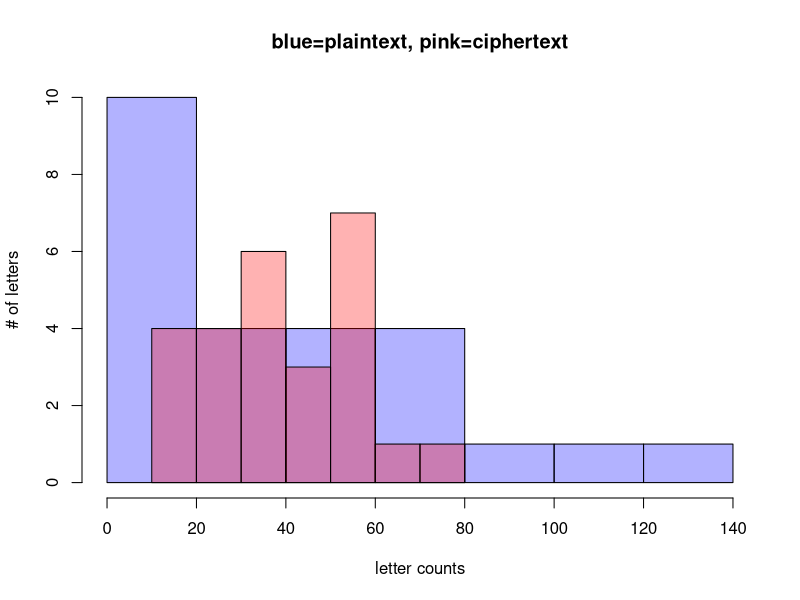
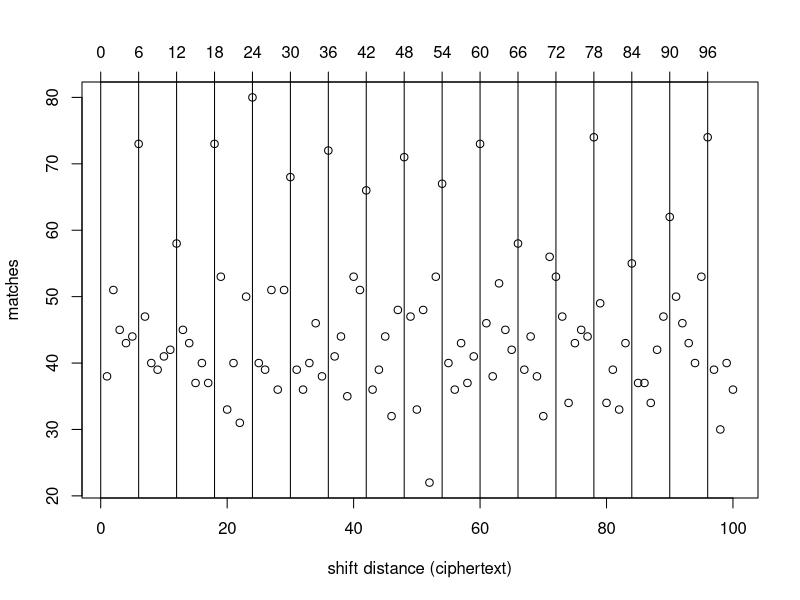
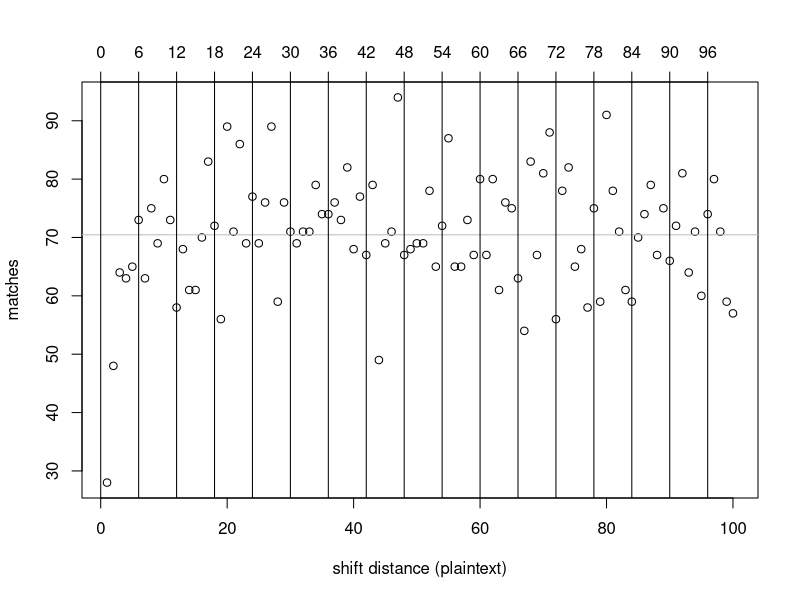
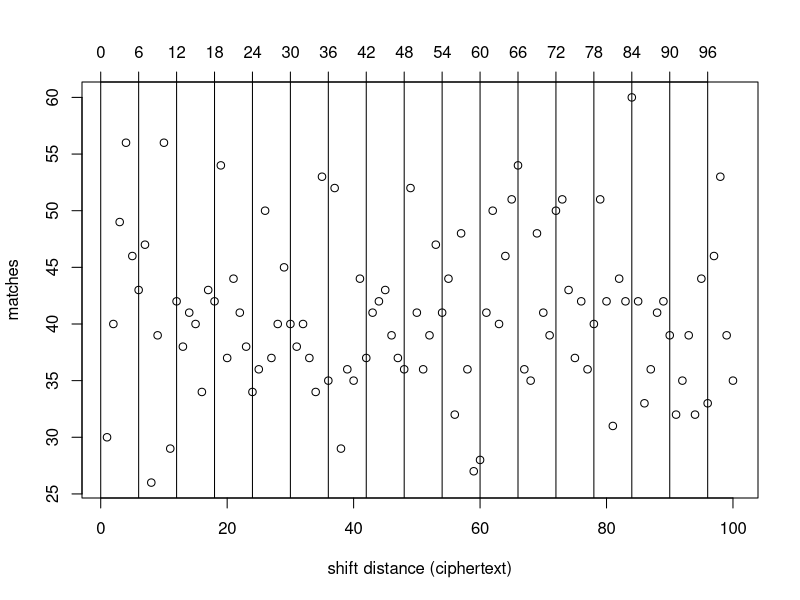

The R script that drew these images, in order:
## ---- chunk 1
knitr::opts_chunk$set(echo = TRUE)
knitr::opts_chunk$set(comment = NA)
options(width = 100)
library(gmp)
letterCounts <- function(txt)
{
  return(sort(table(unlist(strsplit(txt,""))),decreasing=TRUE))
}

digramTable <- function(txt)
  # returns a table with the numbers of digrams of each possible type
{
  l <- unlist(strsplit(txt,""))
  dgs <- data.frame(l,c(l[2:length(l)],NA))
  names(dgs) <- c("first","second")
  table(dgs)
}
## ---- chunk 2
stringToMod26 <- function(x) {utf8ToInt(x)-utf8ToInt("a")}
mod26ToString <- function(x) {intToUtf8(x+utf8ToInt("a"))}

vigenere <- function(txt, keyVector)
{
  pt <- stringToMod26(txt)
  suppressWarnings( 
    ct <- (pt + keyVector) %% 26
  )                               
  return(mod26ToString(ct))
}

vigenere("albuquerque", stringToMod26("walter"))
## ---- chunk 3
plaintext <- "howeverinthisextremedistresshewasnotdestituteofhisusualsagacitybuttrustinghimselftotheprovidenceofgodheputhislifeintohazardinthemannerfollowingandnowsaidhesinceitisresolvedamongyouthatyouwilldiecomeonletuscommitourmutualdeathstodeterminationbylothewhomthelotfallstofirstlethimbekilledbyhimthathaththesecondlotandthusfortuneshallmakeitsprogressthroughusallnorshallanyofusperishbyhisownrighthandforitwouldbeunfairifwhentherestaregonesomebodyshouldrepentandsavehimselfthisproposalappearedtothemtobeveryjustandwhenhehadprevailedwiththemtodeterminethismatterbylotshedrewoneofthelotsforhimselfalsohewhohadthefirstlotlaidhisneckbaretohimthathadthenextassupposingthatthegeneralwoulddieamongthemimmediatelyfortheythoughtdeathifjosephusmightbutdiewiththemwassweeterthanlifeyetwashewithanotherlefttothelastwhetherwemustsayithappenedsobychanceorwhetherbytheprovidenceofgodandashewasverydesirousneithertobecondemnedbythelotnorifhehadbeenlefttothelasttoimbruehisrighthandinthebloodofhiscountrymenhepersuadedhimtotrusthisfidelitytohimandtoliveaswellashimself"
keyAsVector <- stringToMod26("skyler")
ciphertext <- vigenere(plaintext, keyAsVector)
letterCounts(plaintext)
letterCounts(ciphertext)
## ---- chunk 4
p1 <- hist(letterCounts(plaintext), plot=FALSE)
p2 <- hist(letterCounts(ciphertext), plot=FALSE)
plot( p1, col=rgb(0,0,1,0.3), main="blue=plaintext, pink=ciphertext", 
      xlab="letter counts", ylab="# of letters")  # transparent blue 
plot( p2, col=rgb(1,0,0,0.3), add=TRUE)  # transparent red 
## ---- chunk 5
vigenere("aaaaaaaaaaaaaaaaaaaaaaaaaaaaaaaaaaaaaaaaaa", stringToMod26("skyler"))
## ---- chunk 6
vigenere("eeeeeeeeeeeeeeeeeeeeeeeeeeeeeeeeeeeeeeeeee", stringToMod26("skyler"))
## ---- chunk 7
vigenere("eeereeeweeeeeerefeeegeeeedeeeeqeeeveeeseem", stringToMod26("skyler"))
## ---- chunk 8
stringToMod26 <- function(x) {utf8ToInt(x)-utf8ToInt("a")}

shiftVec <- function(v, n) {
  v[(seq_along(v) - (n+1)) %% length(v) + 1]
}

stringToMod26("tucosalamanca")
shiftVec(stringToMod26("tucosalamanca"), 3)
## ---- chunk 9
ctv <- stringToMod26(ciphertext)
matches <- sapply(1:20, function(x){sum(ctv-shiftVec(ctv, x)==0)})
names(matches) <- 1:20
matches
## ---- chunk 10
ctv <- stringToMod26(ciphertext)
matches <- sapply(1:100, function(x){sum(ctv-shiftVec(ctv, x)==0)})
plot(matches, xlab="shift distance (ciphertext)")
axis(side=3, at=6*(0:16))
abline(v=6*(0:16))
## ---- chunk 11
ptv <- stringToMod26(plaintext)
matches <- sapply(1:20, function(x){sum(ptv-shiftVec(ptv, x)==0)})
names(matches) <- 1:20
matches
## ---- chunk 12
ptv <- stringToMod26(plaintext)
matches <- sapply(1:100, function(x){sum(ptv-shiftVec(ptv, x)==0)})
plot(matches, xlab="shift distance (plaintext)")
abline(h=mean(matches), col="gray")
axis(side=3, at=6*(0:16))
abline(v=6*(0:16))
## ---- chunk 13
nfPlaintext <- mod26ToString(sample(0:25, 1043, replace=TRUE)) # random ciphertext
nfCiphertext <- vigenere(nfPlaintext, keyAsVector)
ctv <- stringToMod26(nfCiphertext)
matches <- sapply(1:20, function(x){sum(ctv-shiftVec(ctv, x)==0)})
names(matches) <- 1:20
matches
## ---- chunk 14
matches <- sapply(1:100, function(x){sum(ctv-shiftVec(ctv, x)==0)})
plot(matches, xlab="shift distance (ciphertext)")
axis(side=3, at=6*(0:16))
abline(v=6*(0:16))
## ---- chunk 15
ctv <- stringToMod26(ciphertext)
matches <- sapply(1:30, function(x){sum(ctv-shiftVec(ctv, x)==0)})
matches
## ---- chunk 16
matches[c(6,12,18,24,30)]
## ---- chunk 17
matches[seq(6,30,by=6)]
## ---- chunk 18
for(i in 1:10) {
  matches_by_i <- matches[seq(i,30,by=i)]
  cat("by", i, ":", matches_by_i, "mean:", mean(matches_by_i), "\n")
}
## ---- chunk 19
sapply(1:10, function(i) {mean(matches[seq(i,30,by=i)])})
## ---- chunk 20
which.max(sapply(1:10, function(i) {mean(matches[seq(i,30,by=i)])}))
## ---- chunk 21
ciphertext <- "fsbvoiutlbsjienutpwcdlmvlxnrmhfnjcmmiftrnnghjrsznebwmuhkdkaimgrlvtcawzbekxwvrzieplkwkhjetzryipopxbanwddejnmfhwtthzubadphrnyubvxthfmzzhaniiwuztmfdxlrytwnaryaujpamqhrslpvabeqeawlvzxmucdlmvsxqrqtbiilhdusqftowzcwyhyegxhpdlddiiowcymrvomjngohpeerjtrwigpometgwrdnhvbbdziylsobtihwddenbndisuwoabacuzpedwcbjgmiznowlmpiiyiiovmptavtztrbljuvrzvmwryzeortbiheazkziwsqiqlgbgmfdxlryrmvyqnjjtycgceyvxyjzpfdxwvyrptrlwxkwcim"
ctv <- stringToMod26(ciphertext)
matches <- sapply(1:30, function(x){sum(ctv-shiftVec(ctv, x)==0)})
names(matches) <- 1:30
matches
## ---- chunk 22
ct <- stringToMod26(ciphertext)
every9thct <- ct[seq(1,length(ctv), 9)]  # take every 9th element, starting with the first 
letterCounts(mod26ToString(every9thct))
## ---- chunk 23
skipString <- function(txt, n, r) {
  l <- unlist(strsplit(txt,""))
  ss <- l[seq(n,length(l),r)]
  return(paste0(ss,collapse=""))
}
## ---- chunk 24
letterFreq <- function(txt) {
  l <- unlist(c(strsplit(txt,""),letters))
  t <- as.vector(table(l))-1
  return(t/sum(t))
}
## ---- chunk 25
englishFreqs <- c(0.082,0.015,0.028,0.043,0.127,0.022,0.020,0.061,0.070, 0.002,0.008,0.040,0.024,
                  0.067,0.075,0.019,0.001,0.060,0.063,0.091,0.028,0.010,0.023,0.001,0.020,0.001)
u <- letterFreq(skipString(ciphertext,1,9))
for(i in 0:25) {
  cat(paste("shift =", i, "\t", " u_i dot v =", u %*% shiftVec(englishFreqs, i), "\n"))
}
## ---- chunk 26
englishFreqs <- c(0.082,0.015,0.028,0.043,0.127,0.022,0.020,0.061,0.070, 0.002,0.008,0.040,0.024,
                  0.067,0.075,0.019,0.001,0.060,0.063,0.091,0.028,0.010,0.023,0.001,0.020,0.001)
u <- letterFreq(skipString(ciphertext,1,9))
matchFreqs <- sapply(0:25, function(i){u %*% shiftVec(englishFreqs, i)})
matchFreqs
which.max(matchFreqs)-1
## ---- chunk 27
vKey <- numeric(9) # preallocate a vector length 9
for(p in 1:9) {
  u <- letterFreq(skipString(ciphertext,p,9))
  matchFreqs <- sapply(0:25, function(i){u %*% shiftVec(englishFreqs, i)})
  vKey[p] <- which.max(matchFreqs)-1
}
mod26ToString(vKey) # print out the key
## ---- chunk 28
vigenere(ciphertext, -vKey)
